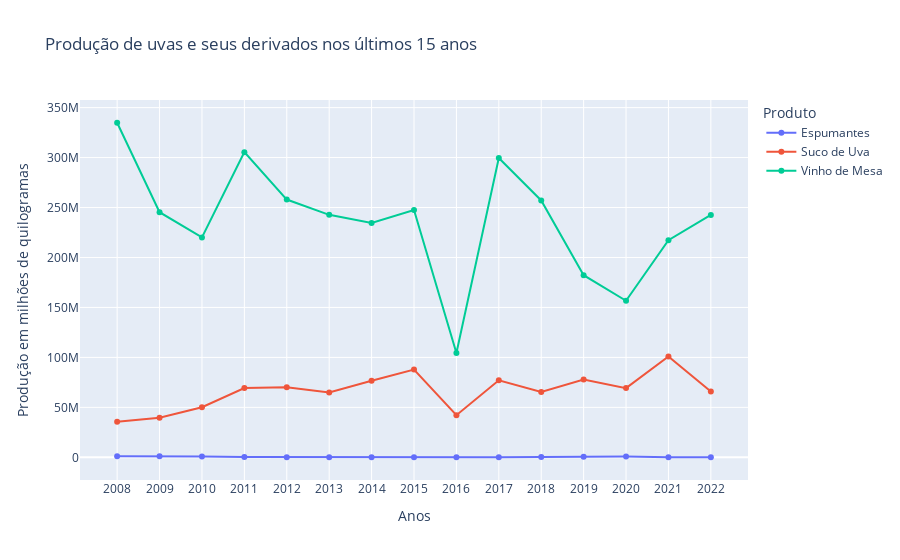

This figure's notebook cell:
### Code cell
fig = px.line(df, 
              x="ano", 
              y="quantidade", 
              color='produto', 
              title='Produção de uvas e seus derivados nos últimos 15 anos',
              labels={
                  'ano':'Anos',
                  'produto':'Produto',
                  'quantidade':'Produção em milhões de quilogramas'
              },
              markers=True)
fig.update_layout(
    xaxis = dict(
        tickmode = 'linear',
        tick0 = 1,
        dtick = 1
    )
)
fig.show()

### Figure 1 — Plotly figure (JSON) as saved in the notebook; plotly's stock layout.template omitted (floating-point values rounded to 4 significant figures)
{"data": [{"hovertemplate": "Produto=Espumantes<br>Anos=%{x}<br>Produção em milhões de quilogramas=%{y}<extra></extra>", "legendgroup": "Espumantes", "line": {"color": "#636efa", "dash": "solid"}, "marker": {"symbol": "circle"}, "mode": "lines+markers", "name": "Espumantes", "orientation": "v", "showlegend": true, "type": "scatter", "x": [2008, 2009, 2010, 2011, 2012, 2013, 2014, 2015, 2016, 2017, 2018, 2019, 2020, 2021, 2022], "xaxis": "x", "y": [1202152, 1190500, 713518, 245461, 156975, 190056, 102700, 133850, 101500, 163655, 394700, 567976, 721538, 82041, 97959], "yaxis": "y"}, {"hovertemplate": "Produto=Suco de Uva<br>Anos=%{x}<br>Produção em milhões de quilogramas=%{y}<extra></extra>", "legendgroup": "Suco de Uva", "line": {"color": "#EF553B", "dash": "solid"}, "marker": {"symbol": "circle"}, "mode": "lines+markers", "name": "Suco de Uva", "orientation": "v", "showlegend": true, "type": "scatter", "x": [2008, 2009, 2010, 2011, 2012, 2013, 2014, 2015, 2016, 2017, 2018, 2019, 2020, 2021, 2022], "xaxis": "x", "y": [35647994, 39715098, 50125944, 69364324, 70066732, 64879790, 76723537, 87894468, 42210389, 77161971, 65467906, 77805352, 69261287, 100932264, 65809079], "yaxis": "y"}, {"hovertemplate": "Produto=Vinho de Mesa<br>Anos=%{x}<br>Produção em milhões de quilogramas=%{y}<extra></extra>", "legendgroup": "Vinho de Mesa", "line": {"color": "#00cc96", "dash": "solid"}, "marker": {"symbol": "circle"}, "mode": "lines+markers", "name": "Vinho de Mesa", "orientation": "v", "showlegend": true, "type": "scatter", "x": [2008, 2009, 2010, 2011, 2012, 2013, 2014, 2015, 2016, 2017, 2018, 2019, 2020, 2021, 2022], "xaxis": "x", "y": [334841312, 245318774, 220073693, 305439220, 257977767, 242686752, 234637437, 247457542, 104389641, 299553057, 257082856, 182245159, 156717100, 217374993, 242543407], "yaxis": "y"}], "layout": {"legend": {"title": {"text": "Produto"}, "tracegroupgap": 0}, "title": {"text": "Produção de uvas e seus derivados nos últimos 15 anos"}, "xaxis": {"anchor": "y", "domain": [0, 1], "dtick": 1, "tick0": 1, "tickmode": "linear", "title": {"text": "Anos"}}, "yaxis": {"anchor": "x", "domain": [0, 1], "title": {"text": "Produção em milhões de quilogramas"}}}}
